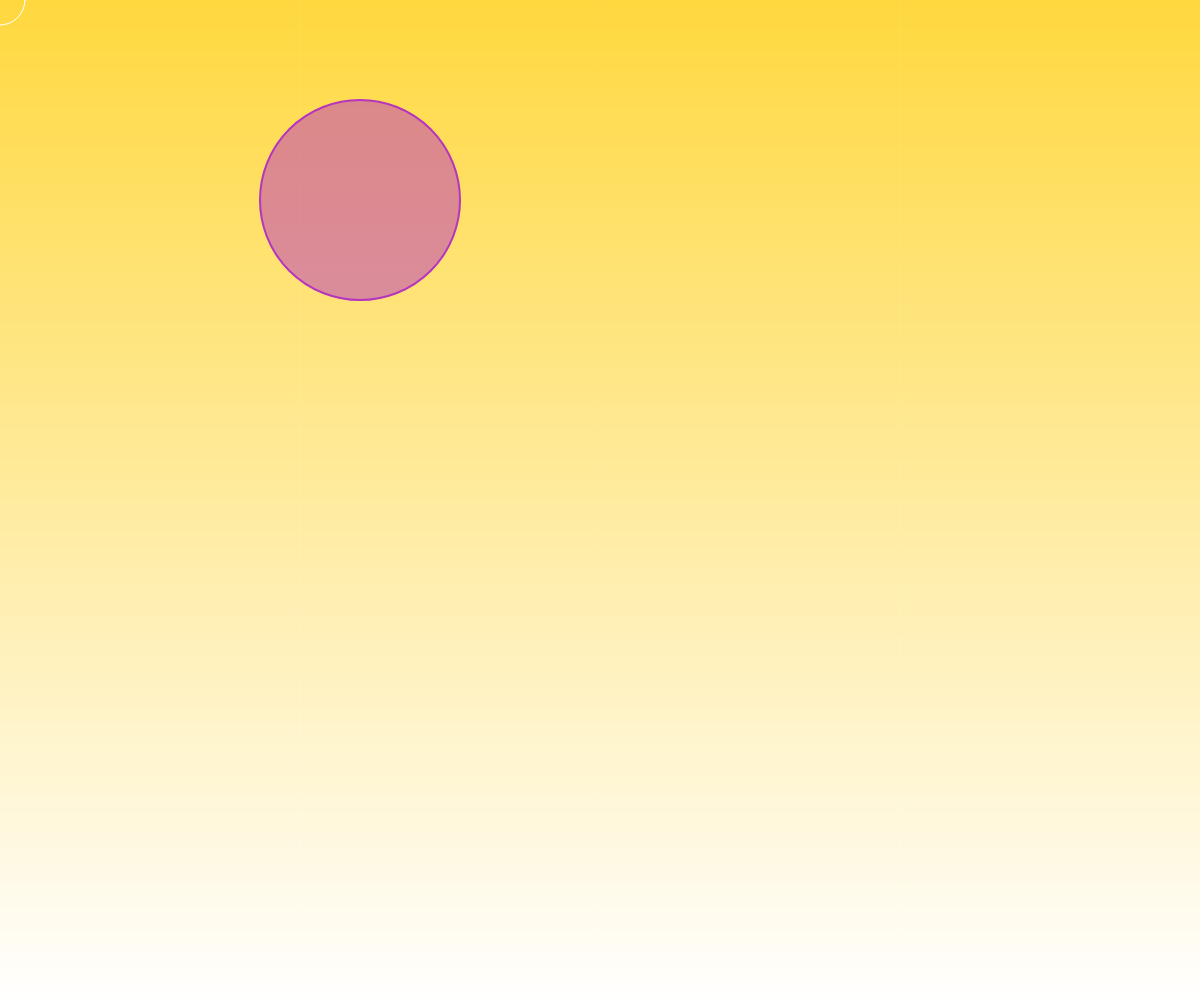
Frame 1 (no input)
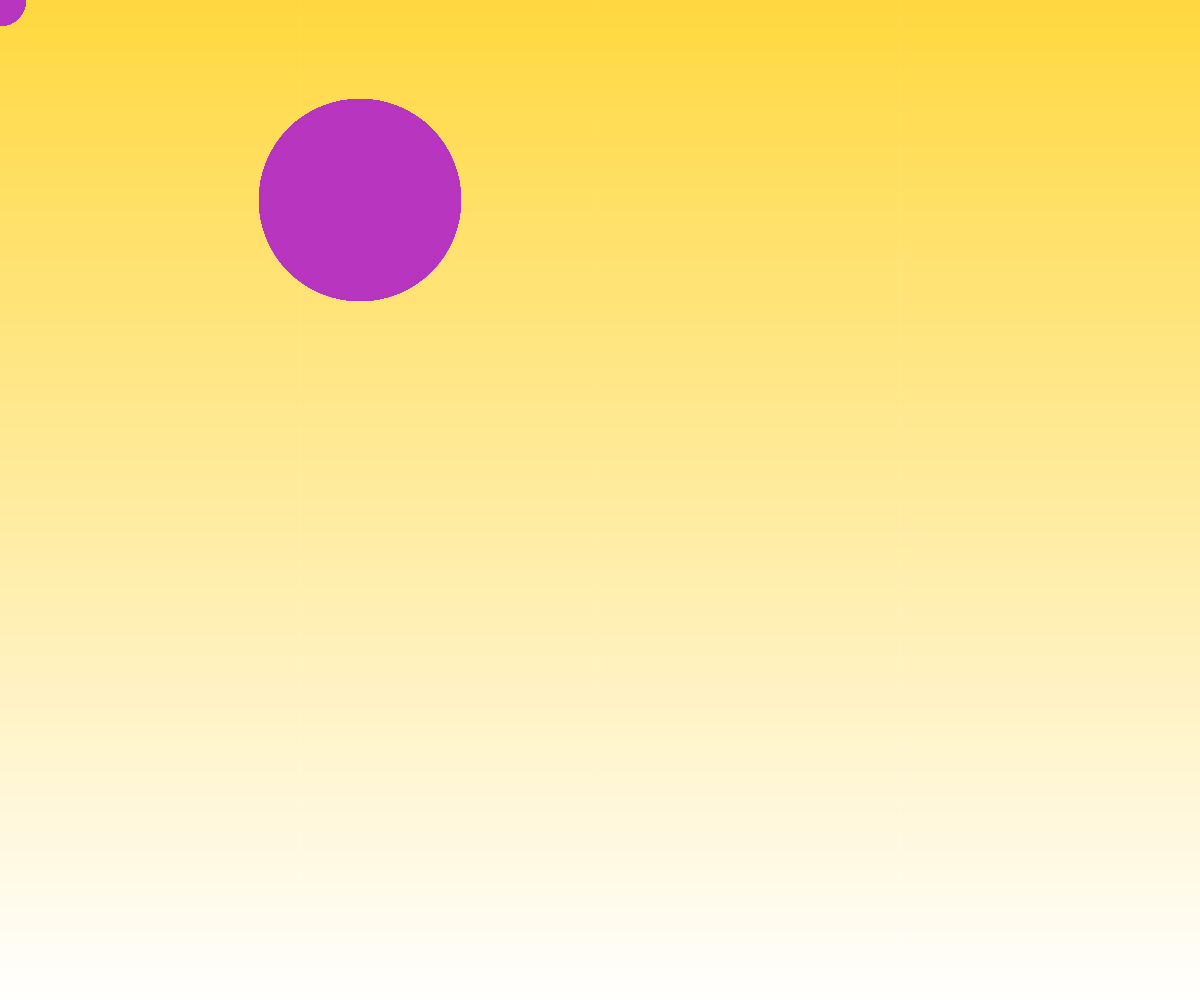
Frame 60 (no input)
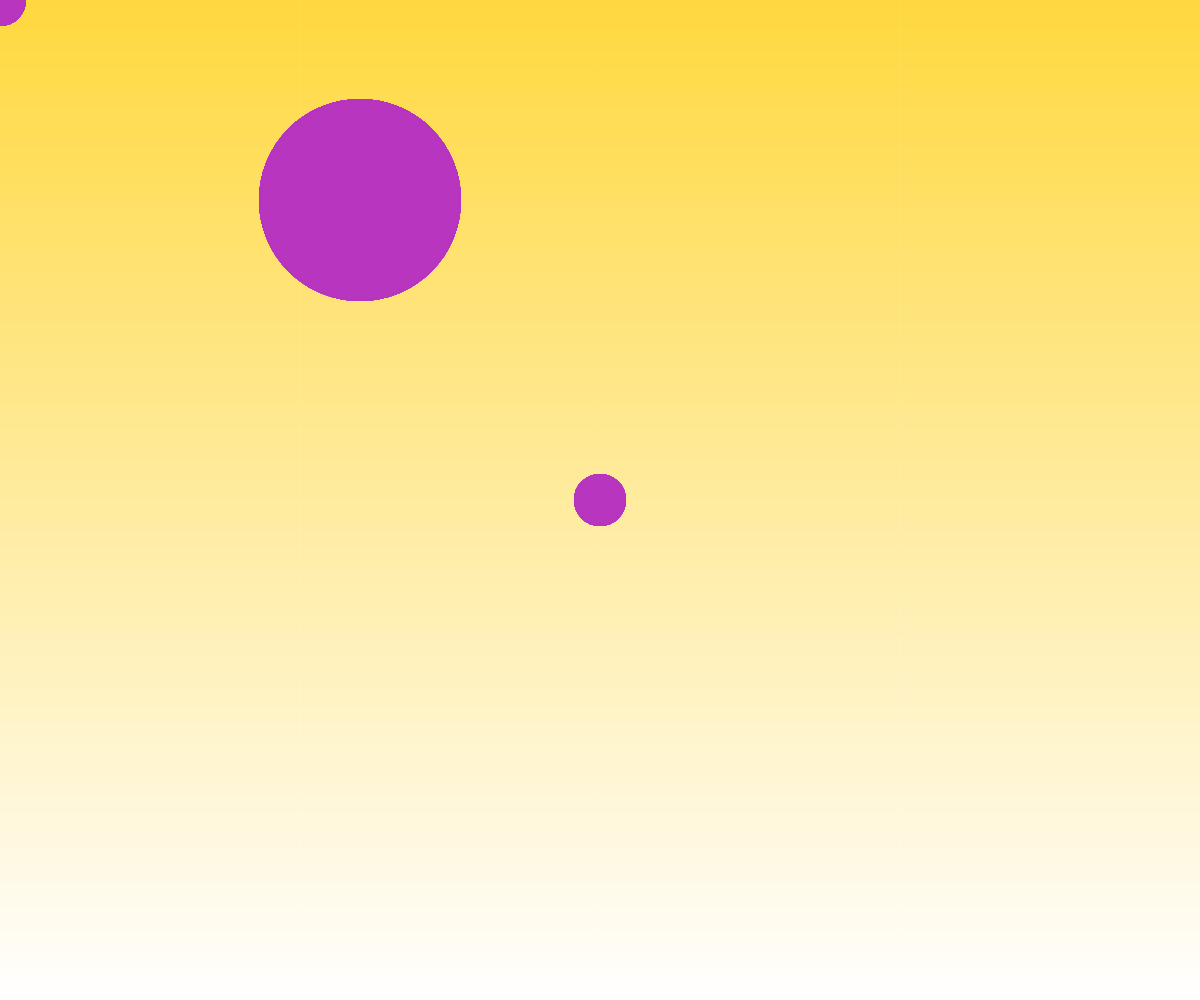
Frame 120 (the mouse pressed at the canvas centre since frame 60)

The p5.js sketch that drew these frames (run headless with seeded random() and noise() and a simulated clock; from frame 60 on, the mouse is pressed at the canvas centre):

// p5.js sketch
// ── sketch.js
function setup() {
  createCanvas(windowWidth, windowHeight);
  c1 = color(255, 204, 0);
  c2 = color(255);
  setGradient(c1, c2);
  r = random(255);
  g = random(255);
  b = random(255);
}

function draw() {
  ellipse(mouseX, mouseY, 50, 50);
  strokeWeight(2);
  stroke(r, g, b);
  fill(r, g, b, 127);
  ellipse(360, 200, 200, 200);
}

function setGradient(c1, c2) {
  // noprotect
  noFill();
  for (var y = 0; y < height; y++) {
    var inter = map(y, 0, height, 0, 1);
    var c = lerpColor(c1, c2, inter);
    stroke(c);
    line(0, y, width, y);
  }
}


// When the user clicks the mouse
function mousePressed() {
  // Check if mouse is inside the circle
  let d = dist(mouseX, mouseY, 360, 200);
  if (d < 100) {
    // Pick new random color values
    r = random(255);
    g = random(255);
    b = random(255);
  }
}
